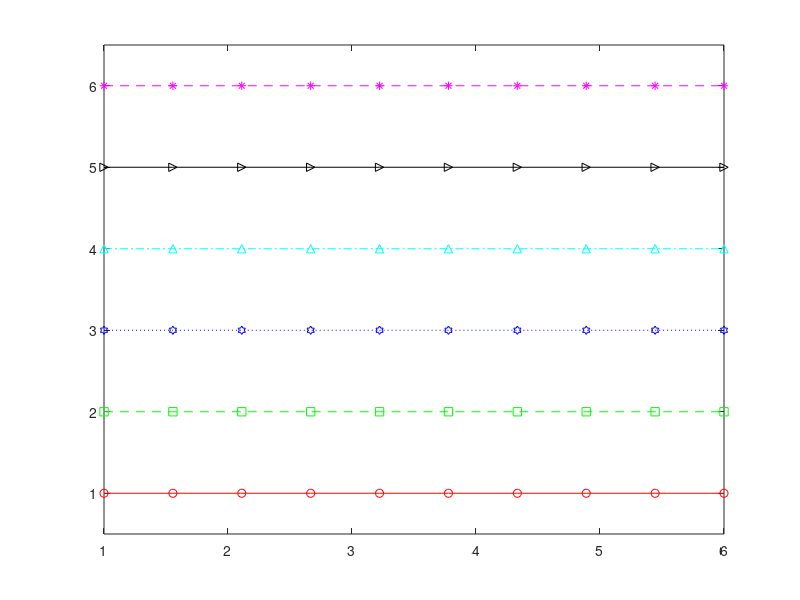

The MATLAB script that drew this image:
% Line Attributes
% Example
clear all;
close all;

attributes = [{'r-o'}, {'g--s'}, {'b:h'}, {'c-.^'}, {'k->'}, {'m--*'},];

x = linspace(1, length(attributes), 10);

for i = 1:length(attributes)
    plot(x, ones(size(x))*i, attributes{i});
    hold on;
end
axis([min(x) max(x) min(x)-(max(x)-min(x))*0.1 max(x)+(max(x)-min(x))*0.1]);